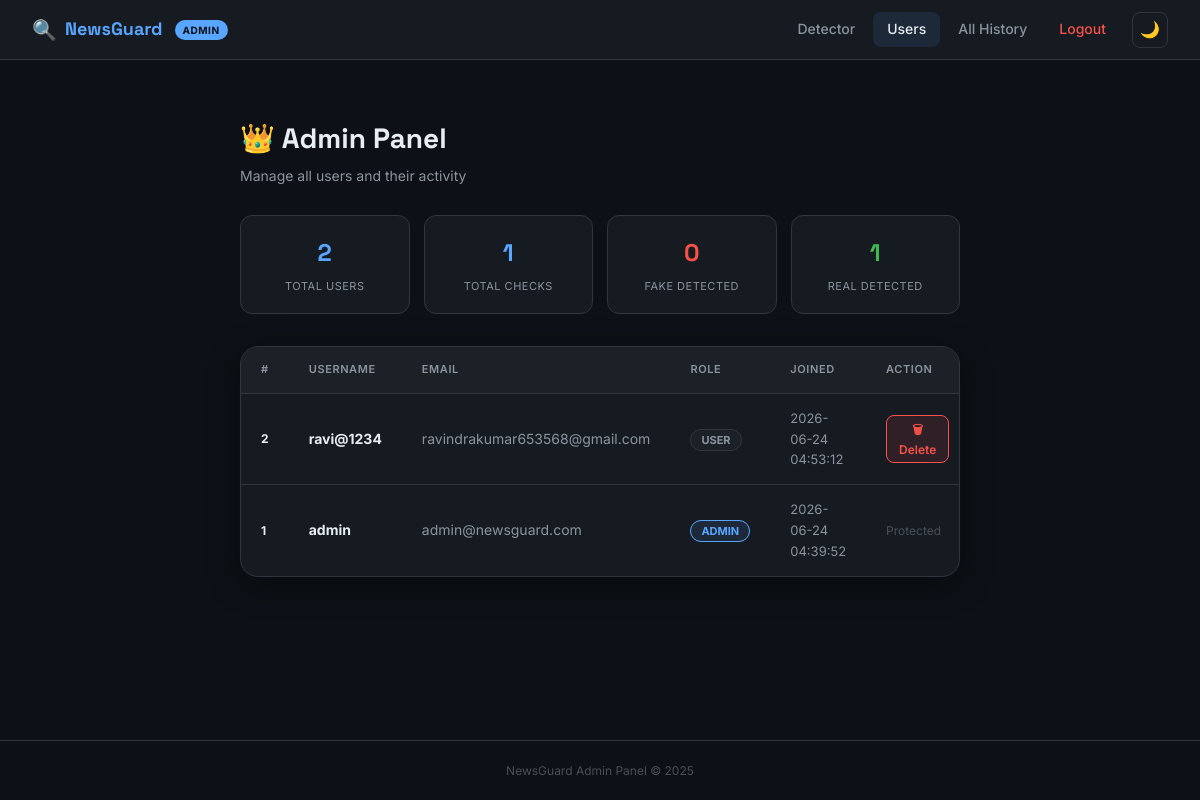
The page /admin (signed in) on the database its author committed.
### tables this page shows
CREATE TABLE users (
            id       INTEGER PRIMARY KEY AUTOINCREMENT,
            username TEXT UNIQUE NOT NULL,
            email    TEXT UNIQUE NOT NULL,
            password TEXT NOT NULL,
            role     TEXT DEFAULT 'user',
            verified INTEGER DEFAULT 0,
            created  DATETIME DEFAULT CURRENT_TIMESTAMP
        );

### app.py (the view)
@app.route("/admin")
@admin_required
def admin():
    conn   = sqlite3.connect("history.db")
    cursor = conn.cursor()
    cursor.execute("SELECT id, username, email, role, created FROM users ORDER BY id DESC")
    users = cursor.fetchall()
    cursor.execute("SELECT COUNT(*) FROM history")
    total_checks = cursor.fetchone()[0]
    cursor.execute("SELECT COUNT(*) FROM history WHERE result LIKE 'Fake%'")
    total_fake = cursor.fetchone()[0]
    conn.close()
    return render_template("admin.html", users=users,
                           total_checks=total_checks, total_fake=total_fake)

### app.py (called while the page is built)
def admin_required(f):
    @wraps(f)
    def decorated(*args, **kwargs):
        if "user_id" not in session:
            flash("Please login first.", "warning")
            return redirect(url_for("login"))
        if session.get("role") != "admin":
            flash("Admin access required.", "error")
            return redirect(url_for("home"))
        return f(*args, **kwargs)
    return decorated

### templates/admin.html (shortened to what this page needs)
<!DOCTYPE html>
<html lang="en">
<head>
  <link rel="stylesheet" href="{{ url_for('static', filename='style.css') }}">
</head>
<body>
<nav class="navbar">
  <div class="nav-brand">
    <span class="nav-logo">🔍</span>
    <span class="nav-title">NewsGuard</span>
    <span class="admin-badge">ADMIN</span>
  </div>
  <div class="nav-links">
    <a href="/" class="nav-link">Detector</a>
    <a href="/admin" class="nav-link active">Users</a>
    <a href="/admin/history" class="nav-link">All History</a>
    <a href="/logout" class="nav-link" style="color:var(--fake)">Logout</a>
    <button class="theme-btn" id="themeBtn" onclick="toggleTheme()">🌙</button>
  </div>
</nav>
<main class="main">
  <div class="page-header">
    <div>
      <h2 class="page-title">👑 Admin Panel</h2>
      <p class="page-sub">Manage all users and their activity</p>
    </div>
  </div>
  <div class="stats-grid" style="margin-bottom:32px;">
    <div class="stat-card">
      <div class="stat-num">{{ users|length }}</div>
      <div class="stat-lbl">Total Users</div>
    </div>
    <div class="stat-card">
      <div class="stat-num">{{ total_checks }}</div>
      <div class="stat-lbl">Total Checks</div>
    </div>
    <div class="stat-card">
      <div class="stat-num" style="color:var(--fake)">{{ total_fake }}</div>
      <div class="stat-lbl">Fake Detected</div>
    </div>
    <div class="stat-card">
      <div class="stat-num" style="color:var(--real)">{{ total_checks - total_fake }}</div>
      <div class="stat-lbl">Real Detected</div>
    </div>
  </div>
  <div class="card" style="padding:0; overflow:hidden;">
    <table class="admin-table">
      <thead>
        <tr>
          <th>#</th>
          <th>Username</th>
          <th>Email</th>
          <th>Role</th>
          <th>Joined</th>
          <th>Action</th>
        </tr>
      </thead>
      <tbody>
        {% for user in users %}
        <tr>
          <td class="td-id">{{ user[0] }}</td>
          <td><strong>{{ user[1] }}</strong></td>
          <td style="color:var(--t2)">{{ user[2] }}</td>
          <td>
            <span class="role-badge {{ 'role-admin' if user[3] == 'admin' else 'role-user' }}">
              {{ user[3] }}
            </span>
          </td>
          <td style="color:var(--t2); font-size:13px;">{{ user[4] }}</td>
          <td>
            {% if user[3] != 'admin' %}
            <form method="POST" action="/admin/delete/{{ user[0] }}" onsubmit="return confirm('Delete {{ user[1] }}?')">
              <button type="submit" class="btn-delete">🗑 Delete</button>
            </form>
            {% else %}
            <span style="color:var(--t3); font-size:12px;">Protected</span>
            {% endif %}
          </td>
        </tr>
        {% endfor %}
      </tbody>
    </table>
  </div>
</main>
<footer class="footer">NewsGuard Admin Panel © 2025</footer>
</body>
</html>

### static/style.css (style rules this page uses)
:root { --bg: #0d1117; --surface: #161b22; --surface2: #1c2128; --border: #30363d; --accent: #58a6ff; --accent-bg: rgba(88,166,255,0.10); --fake: #f85149; --fake-bg: rgba(248,81,73,0.10); --real: #3fb950; --real-bg: rgba(63,185,80,0.10); --t1: #e6edf3; --t2: #8b949e; --t3: #484f58; --radius: 12px; --radius-lg: 18px; --shadow: 0 8px 32px rgba(0,0,0,0.45); --trans: 0.25s ease; }
*, *::before, *::after { box-sizing: border-box; margin: 0; padding: 0; }
body { background: var(--bg); color: var(--t1); font-family: 'Inter', sans-serif; font-size: 15px; line-height: 1.6; min-height: 100vh; display: flex; flex-direction: column; transition: background var(--trans), color var(--trans); }
.navbar { position: sticky; top: 0; z-index: 200; display: flex; align-items: center; justify-content: space-between; padding: 0 32px; height: 60px; background: var(--surface); border-bottom: 1px solid var(--border); backdrop-filter: blur(8px); }
.nav-brand { display: flex; align-items: center; gap: 8px; text-decoration: none; }
.nav-logo { font-size: 20px; }
.nav-title { font-family: 'Space Grotesk', sans-serif; font-weight: 700; font-size: 18px; color: var(--accent); }
.nav-links { display: flex; align-items: center; gap: 4px; }
.nav-link { color: var(--t2); text-decoration: none; font-size: 14px; font-weight: 500; padding: 6px 14px; border-radius: 8px; transition: all var(--trans); }
.nav-link:hover, .nav-link.active { color: var(--t1); background: var(--accent-bg); }
.theme-btn { background: none; border: 1px solid var(--border); color: var(--t2); font-size: 16px; width: 36px; height: 36px; border-radius: 8px; cursor: pointer; display: flex; align-items: center; justify-content: center; margin-left: 8px; transition: border-color var(--trans), color var(--trans); }
.main { flex: 1; max-width: 760px; width: 100%; margin: 0 auto; padding: 56px 20px 40px; }
.card { background: var(--surface); border: 1px solid var(--border); border-radius: var(--radius-lg); padding: 32px; box-shadow: var(--shadow); }
.stats-grid { display: grid; grid-template-columns: repeat(4, 1fr); gap: 14px; margin-top: 28px; }
.stat-card { background: var(--surface); border: 1px solid var(--border); border-radius: var(--radius); padding: 18px 12px; text-align: center; }
.stat-num { font-family: 'Space Grotesk', sans-serif; font-size: 24px; font-weight: 700; color: var(--accent); }
.stat-lbl { font-size: 11px; color: var(--t2); margin-top: 5px; text-transform: uppercase; letter-spacing: 0.5px; }
.page-header { display: flex; justify-content: space-between; align-items: flex-start; margin-bottom: 28px; flex-wrap: wrap; gap: 16px; }
.page-title { font-family: 'Space Grotesk', sans-serif; font-size: 28px; font-weight: 700; }
.page-sub { color: var(--t2); font-size: 14px; margin-top: 4px; }
.footer { text-align: center; font-size: 12px; color: var(--t3); padding: 20px; border-top: 1px solid var(--border); }
.admin-badge { background: var(--accent); color: #0d1117; font-size: 10px; font-weight: 700; padding: 2px 8px; border-radius: 20px; letter-spacing: 0.5px; margin-left: 4px; }
.admin-table { width: 100%; border-collapse: collapse; font-size: 14px; }
.admin-table th { background: var(--surface2); color: var(--t2); font-size: 11px; font-weight: 600; text-transform: uppercase; letter-spacing: 0.6px; padding: 14px 20px; text-align: left; border-bottom: 1px solid var(--border); }
.admin-table td { padding: 14px 20px; border-bottom: 1px solid var(--border); color: var(--t1); }
.admin-table tr:last-child td { border-bottom: none; }
.td-id { font-size: 12px; font-weight: 700; color: var(--t3); }
.role-badge { font-size: 11px; font-weight: 700; padding: 3px 10px; border-radius: 20px; text-transform: uppercase; }
.role-admin { background: var(--accent-bg); color: var(--accent); border: 1px solid var(--accent); }
.role-user { background: var(--surface2); color: var(--t2); border: 1px solid var(--border); }
.btn-delete { background: var(--fake-bg); color: var(--fake); border: 1px solid var(--fake); border-radius: 8px; padding: 5px 12px; font-size: 12px; font-weight: 600; cursor: pointer; transition: all var(--trans); font-family: 'Inter', sans-serif; }

### rows shown on the page
users: id "2", username "ravi@1234", email "ravindrakumar653568@gmail.com", role "USER", created "2026-06-24 04:53:12"
users: id "1", username "admin", email "admin@newsguard.com", role "ADMIN", created "2026-06-24 04:39:52", shows "Protected"

### other values the page prints
{{ users|length }} "2"
{{ total_checks }} "1"
{{ total_fake }} "0"
{{ total_checks - total_fake }} "1"
